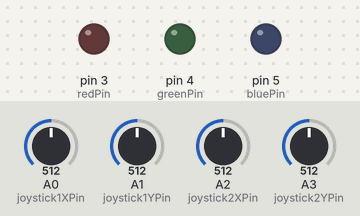
Recording of a sketch running on a simulated Arduino Uno, built with avr-gcc and run on an emulated ATmega328P. On the bench: output pins drawn as LEDs (lit = HIGH). The inputs (shaded band) are chosen by the test bench; at power-on: A0 (joystick1XPin) = 512, A1 (joystick1YPin) = 512, A2 (joystick2XPin) = 512, A3 (joystick2YPin) = 512. No radio packets arrive unless stated.

Above: at 3.05 s.
Timing chart, 0 to 6.0 s (numbered marks = the images above):
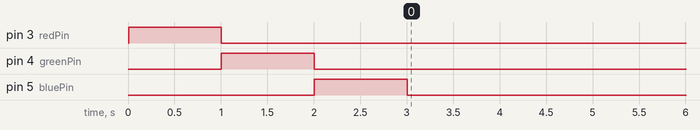

Measured:
- by itself, pin 3 (redPin): repeats every 2.0 s: HIGH 0.92 s, LOW 1.1 s

The sketch:

Controller.ino
```cpp
#include <SPI.h>
#include <nRF24L01.h>
#include <RF24.h>

RF24 radio(9, 10); // CE, CSN pins

int joystick1XPin = A0;
int joystick1YPin = A1;
int joystick2XPin = A2;
int joystick2YPin = A3;

int redPin = 3;
int greenPin = 4;
int bluePin = 5;

unsigned long lastTransmissionTime = 0;
unsigned long lastGreenLedTime = 0;
unsigned long lastRedLedBlinkTime = 0;  // Nieuwe variabele toegevoegd
const unsigned long transmissionInterval = 20000; // 20 seconden
const unsigned long blueLedDuration = 1000; // 1 seconde
const unsigned long greenLedTimeout = 20000; // 20 seconden
const unsigned long greenLedDuration = 1000; // 1 seconde
const unsigned long redLedBlinkInterval = 20000; // 20 seconden
const unsigned long redLedBlinkDuration = 1000; // Duur van het knipperen van het rode LED-je

void setup() {
  Serial.begin(9600);
  radio.begin();
  radio.openWritingPipe(0xF0F0F0F0E1LL); // Pipe 0, Adres 0xF0F0F0F0E1LL

  pinMode(redPin, OUTPUT);
  pinMode(greenPin, OUTPUT);
  pinMode(bluePin, OUTPUT);

   // Rode LED
  digitalWrite(redPin, HIGH);
  digitalWrite(greenPin, LOW);
  digitalWrite(bluePin, LOW);
  delay(1000); // Wacht 1 seconde

  // Groene LED
  digitalWrite(redPin, LOW);
  digitalWrite(greenPin, HIGH);
  digitalWrite(bluePin, LOW);
  delay(1000); // Wacht 1 seconde

  // Blauwe LED
  digitalWrite(redPin, LOW);
  digitalWrite(greenPin, LOW);
  digitalWrite(bluePin, HIGH);
  delay(1000); // Wacht 1 seconde
digitalWrite(bluePin, LOW);
}

void loop() {
  // Lees de waarden van de joysticks
  int joystick1XValue = analogRead(joystick1XPin);
  int joystick1YValue = analogRead(joystick1YPin);
  int joystick2XValue = analogRead(joystick2XPin);
  int joystick2YValue = analogRead(joystick2YPin);

  // Creëer een char-array om de gegevens te verzenden
  char data[8];
  memcpy(data, &joystick1XValue, sizeof(joystick1XValue));
  memcpy(data + sizeof(joystick1XValue), &joystick1YValue, sizeof(joystick1YValue));
  memcpy(data + 2 * sizeof(joystick1XValue), &joystick2XValue, sizeof(joystick2XValue));
  memcpy(data + 3 * sizeof(joystick1XValue), &joystick2YValue, sizeof(joystick2YValue));

  // Verstuur de gegevens via de radio
  radio.write(&data, sizeof(data));


  // Controleer of de joystickgegevens buiten het bereik [400, 600] vallen
if ((joystick1XValue < 400 || joystick1XValue > 600) ||
    (joystick1YValue < 400 || joystick1YValue > 600) ||
    (joystick2XValue < 400 || joystick2XValue > 600) ||
    (joystick2YValue < 400 || joystick2YValue > 600)) {
  // Zet het groene LED-je aan als de joystickgegevens buiten het bereik vallen
  digitalWrite(greenPin, HIGH);
} else {
  // Zet het groene LED-je uit als de joystickgegevens binnen het bereik vallen
  digitalWrite(greenPin, LOW);
}


  unsigned long currentTime = millis();
  // Schakel het rode LED-je 1 seconde aan elke 20 seconden als het groene LED-je niet heeft gebrand
  if ((currentTime - lastGreenLedTime) >= redLedBlinkInterval && digitalRead(greenPin) == LOW) {
    // Knipper het rode LED-je
    unsigned long elapsedTime = currentTime - lastRedLedBlinkTime;
    if (elapsedTime <= redLedBlinkDuration) {
      digitalWrite(redPin, HIGH);
    } else if (elapsedTime <= redLedBlinkDuration * 2) {
      digitalWrite(redPin, LOW);
    } else {
      lastRedLedBlinkTime = currentTime;
    }
  } else {
    digitalWrite(redPin, LOW);
  }

  // Update de tijd van de laatste transmissie
  lastTransmissionTime = currentTime;
  // Wacht voor een korte periode voordat je opnieuw leest en verzendt
  delay(100);

}
```
